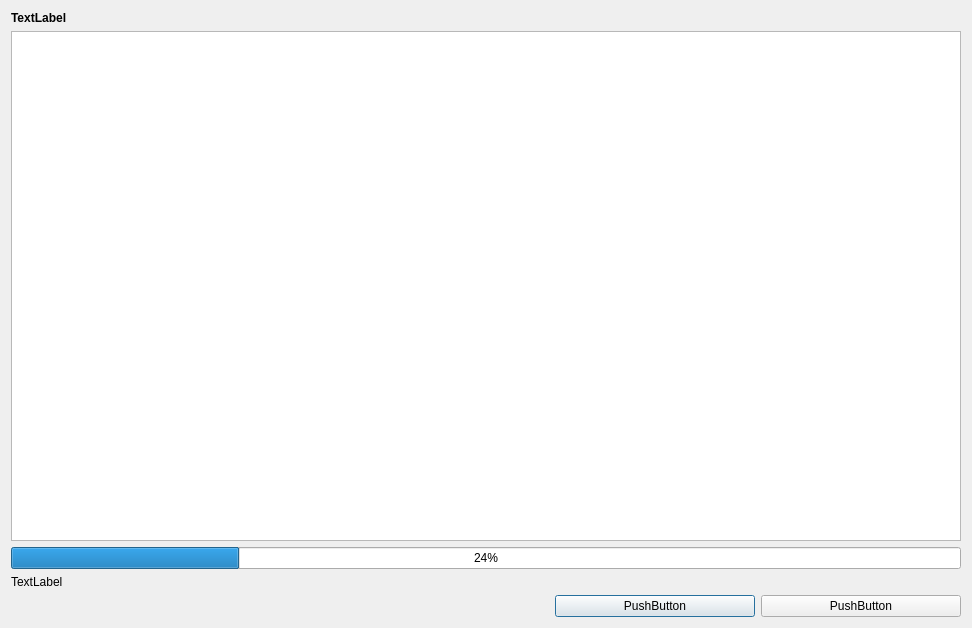
<?xml version="1.0" encoding="UTF-8"?>
<ui version="4.0">
 <class>CheckUpdateDialog</class>
 <widget class="QDialog" name="CheckUpdateDialog">
  <property name="geometry">
   <rect>
    <x>0</x>
    <y>0</y>
    <width>972</width>
    <height>628</height>
   </rect>
  </property>
  <property name="windowTitle">
   <string>CheckUpdateDialog</string>
  </property>
  <layout class="QGridLayout" name="gridLayout">
   <item row="0" column="0">
    <layout class="QVBoxLayout" name="verticalLayout">
     <item>
      <widget class="QLabel" name="versionLabel">
       <property name="font">
        <font>
         <weight>75</weight>
         <bold>true</bold>
        </font>
       </property>
       <property name="text">
        <string>TextLabel</string>
       </property>
      </widget>
     </item>
     <item>
      <widget class="QTextEdit" name="detailTextEdit">
       <property name="readOnly">
        <bool>true</bool>
       </property>
      </widget>
     </item>
     <item>
      <widget class="QProgressBar" name="progressBar">
       <property name="value">
        <number>24</number>
       </property>
      </widget>
     </item>
     <item>
      <widget class="QLabel" name="statusLabel">
       <property name="text">
        <string>TextLabel</string>
       </property>
      </widget>
     </item>
     <item>
      <layout class="QHBoxLayout" name="horizontalLayout">
       <item>
        <spacer name="horizontalSpacer">
         <property name="orientation">
          <enum>Qt::Horizontal</enum>
         </property>
         <property name="sizeHint" stdset="0">
          <size>
           <width>40</width>
           <height>20</height>
          </size>
         </property>
        </spacer>
       </item>
       <item>
        <widget class="QPushButton" name="processButton">
         <property name="minimumSize">
          <size>
           <width>200</width>
           <height>0</height>
          </size>
         </property>
         <property name="maximumSize">
          <size>
           <width>500</width>
           <height>16777215</height>
          </size>
         </property>
         <property name="text">
          <string>PushButton</string>
         </property>
        </widget>
       </item>
       <item>
        <widget class="QPushButton" name="closeButton">
         <property name="sizePolicy">
          <sizepolicy hsizetype="Minimum" vsizetype="Fixed">
           <horstretch>0</horstretch>
           <verstretch>0</verstretch>
          </sizepolicy>
         </property>
         <property name="minimumSize">
          <size>
           <width>200</width>
           <height>0</height>
          </size>
         </property>
         <property name="maximumSize">
          <size>
           <width>500</width>
           <height>16777215</height>
          </size>
         </property>
         <property name="text">
          <string>PushButton</string>
         </property>
        </widget>
       </item>
      </layout>
     </item>
    </layout>
   </item>
  </layout>
 </widget>
 <layoutdefault spacing="6" margin="11"/>
 <resources/>
 <connections/>
</ui>
